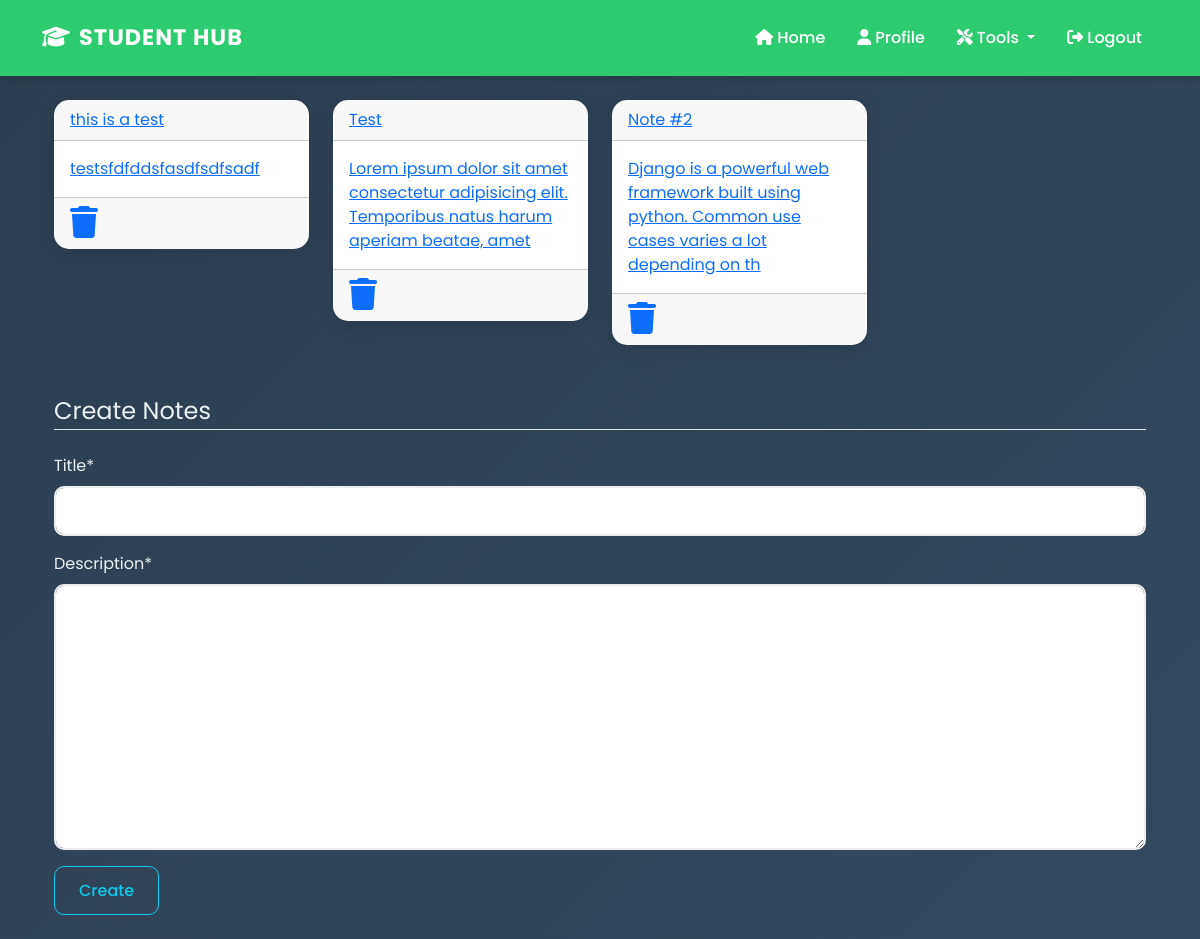
Screenshot of /notes (signed in) with the database file from the repository.
### dashboard/models.py (models this page shows, shortened)
class Notes(models.Model):
    user = models.ForeignKey(User, on_delete=models.CASCADE)
    title = models.CharField(max_length=200)
    description = models.TextField()

### dashboard/views.py (the view)
# urls.py: path('notes', views.notes, name='notes'),
@ login_required
def notes(request):
    if request.method == "POST":
        form = NotesForm(request.POST)
        if form.is_valid():
            notes = Notes(
                user=request.user, title=request.POST['title'], description=request.POST['description'])
            notes.save()
            messages.success(
                request, f'Notes Added from {request.user.username}!')
    else:
        form = NotesForm()
    notes = Notes.objects.filter(user=request.user)
    context = {'form': form, 'notes': notes}
    return render(request, 'dashboard/notes.html', context)

### dashboard/forms.py
class NotesForm(forms.ModelForm):
    class Meta:
        model = Notes
        fields = ['title', 'description']

### dashboard/templates/dashboard/notes.html (shortened to what this page needs)
{% extends 'dashboard/base.html' %} {% load static %}
{% load crispy_forms_tags%}
{% block content %}
<div class="container">
    <div class="row">
        {% for note in notes %}
        <div class="col-md-3">
            <a href="{% url 'notes_detail' note.id %}">
                <div class="card">
                    <div class="card-header">{{note.title}}</div>
                    <div class="card-body">{{note.description|slice:"0:100"}}</div>
                    <div class="card-footer mt-auto "><a href="{% url 'delete-note' note.id%}"><i
                                class="fa fa-trash fa-2x"></i></a></div>
                </div>
            </a>
        </div>
        {%endfor%}
        <br><br>
    </div>
</div>
<br><br>
<div class="container">
    <form method="POST">
        <fieldset class="form-group">
            <legend class="border-bottom mb-4">Create Notes</legend>
            {{ form|crispy }}
        </fieldset>
        <div class="form-group">
            <button href="" class="btn btn-outline-info" type="submit">
                Create
            </button>
        </div>
    </form>
</div>
{% endblock content %}

### static/css/main.css (style rules this page uses)
:root { --primary: #2ecc71; --secondary: #27ae60; --dark: #2c3e50; --light: #ecf0f1; --accent: #f1c40f; --danger: #e74c3c; --success: #2ecc71; --warning: #f1c40f; --info: #3498db; }
body { font-family: 'Poppins', sans-serif; background: linear-gradient(135deg, var(--dark) 0%, #34495e 100%); min-height: 100vh; color: var(--light); }
.card { background: #ffffff; border: none; border-radius: 15px; box-shadow: 0 4px 20px rgba(0,0,0,0.1); transition: all 0.3s ease; }
.btn { padding: 0.7rem 1.5rem; border-radius: 10px; font-weight: 500; transition: all 0.3s ease; }
.form-control { border-radius: 10px; padding: 0.7rem 1rem; border: 2px solid #eee; transition: all 0.3s ease; }

### rows the page displays
Notes: title "this is a test", description "testsfdfddsfasdfsdfsadf"
Notes: title "Test", description "Lorem ipsum dolor sit amet consectetur adipisicing elit. Temporibus natus harum aperiam beatae, amet"
Notes: title "Note #2", description "Django is a powerful web framework built using python. Common use cases varies a lot depending on th"
